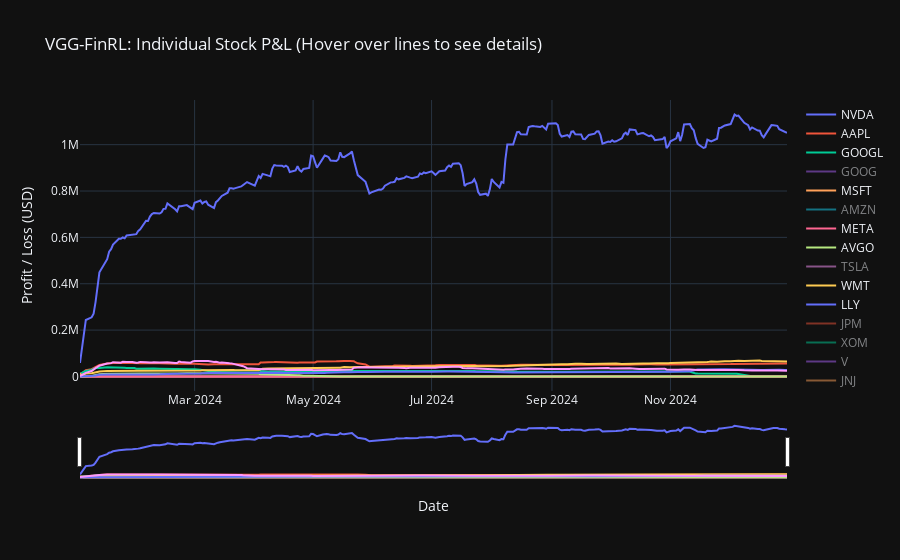

The cell this chart's notebook holds for it:
### Code cell
# ============================================================
# CELL 10 — Interactive Plotly P&L Chart
# ============================================================
final_pnl   = true_pnl_df[TICKERS].iloc[-1]
top_5       = final_pnl.nlargest(5).index.tolist()
bottom_5    = final_pnl.nsmallest(5).index.tolist()
key_tickers = set(top_5 + bottom_5)

fig = go.Figure()

for ticker in TICKERS:
    if ticker not in true_pnl_df.columns:
        continue
    fig.add_trace(go.Scatter(
        x=true_pnl_df['Date'],
        y=true_pnl_df[ticker],
        name=ticker,
        mode='lines',
        visible=True if ticker in key_tickers else 'legendonly',
        hovertemplate=f"<b>{ticker}</b><br>PnL: %{{y:$.2f}}<br>Date: %{{x}}<extra></extra>"
    ))

fig.update_layout(
    title='VGG-FinRL: Individual Stock P&L (Hover over lines to see details)',
    template='plotly_dark',
    hovermode='closest',
    hoverlabel=dict(bgcolor='black', font_size=13),
    xaxis_title='Date',
    yaxis_title='Profit / Loss (USD)',
    legend=dict(groupclick='toggleitem', traceorder='grouped')
)
fig.update_xaxes(rangeslider_visible=True)
#fig.write_html("pnl_chart.html")
#print("Open pnl_chart.html in your browser")
fig.show()

### Figure 1 — Plotly figure (JSON) as saved in the notebook; plotly's stock layout.template omitted (floating-point values rounded to 4 significant figures; data arrays with more than 128 entries replaced by an {"elided": "..."} marker saying what was removed)
{"data": [{"hovertemplate": "<b>NVDA</b><br>PnL: %{y:$.2f}<br>Date: %{x}<extra></extra>", "mode": "lines", "name": "NVDA", "type": "scatter", "visible": true, "x": {"elided": "252 str values"}, "y": {"elided": "252 int values"}}, {"hovertemplate": "<b>AAPL</b><br>PnL: %{y:$.2f}<br>Date: %{x}<extra></extra>", "mode": "lines", "name": "AAPL", "type": "scatter", "visible": true, "x": {"elided": "252 str values"}, "y": {"elided": "252 float values"}}, {"hovertemplate": "<b>GOOGL</b><br>PnL: %{y:$.2f}<br>Date: %{x}<extra></extra>", "mode": "lines", "name": "GOOGL", "type": "scatter", "visible": true, "x": {"elided": "252 str values"}, "y": {"elided": "252 float values"}}, {"hovertemplate": "<b>GOOG</b><br>PnL: %{y:$.2f}<br>Date: %{x}<extra></extra>", "mode": "lines", "name": "GOOG", "type": "scatter", "visible": "legendonly", "x": {"elided": "252 str values"}, "y": {"elided": "252 float values"}}, {"hovertemplate": "<b>MSFT</b><br>PnL: %{y:$.2f}<br>Date: %{x}<extra></extra>", "mode": "lines", "name": "MSFT", "type": "scatter", "visible": true, "x": {"elided": "252 str values"}, "y": {"elided": "252 int values"}}, {"hovertemplate": "<b>AMZN</b><br>PnL: %{y:$.2f}<br>Date: %{x}<extra></extra>", "mode": "lines", "name": "AMZN", "type": "scatter", "visible": "legendonly", "x": {"elided": "252 str values"}, "y": {"elided": "252 float values"}}, {"hovertemplate": "<b>META</b><br>PnL: %{y:$.2f}<br>Date: %{x}<extra></extra>", "mode": "lines", "name": "META", "type": "scatter", "visible": true, "x": {"elided": "252 str values"}, "y": {"elided": "252 int values"}}, {"hovertemplate": "<b>AVGO</b><br>PnL: %{y:$.2f}<br>Date: %{x}<extra></extra>", "mode": "lines", "name": "AVGO", "type": "scatter", "visible": true, "x": {"elided": "252 str values"}, "y": {"elided": "252 float values"}}, {"hovertemplate": "<b>TSLA</b><br>PnL: %{y:$.2f}<br>Date: %{x}<extra></extra>", "mode": "lines", "name": "TSLA", "type": "scatter", "visible": "legendonly", "x": {"elided": "252 str values"}, "y": {"elided": "252 float values"}}, {"hovertemplate": "<b>WMT</b><br>PnL: %{y:$.2f}<br>Date: %{x}<extra></extra>", "mode": "lines", "name": "WMT", "type": "scatter", "visible": true, "x": {"elided": "252 str values"}, "y": {"elided": "252 float values"}}, {"hovertemplate": "<b>LLY</b><br>PnL: %{y:$.2f}<br>Date: %{x}<extra></extra>", "mode": "lines", "name": "LLY", "type": "scatter", "visible": true, "x": {"elided": "252 str values"}, "y": {"elided": "252 float values"}}, {"hovertemplate": "<b>JPM</b><br>PnL: %{y:$.2f}<br>Date: %{x}<extra></extra>", "mode": "lines", "name": "JPM", "type": "scatter", "visible": "legendonly", "x": {"elided": "252 str values"}, "y": {"elided": "252 float values"}}, {"hovertemplate": "<b>XOM</b><br>PnL: %{y:$.2f}<br>Date: %{x}<extra></extra>", "mode": "lines", "name": "XOM", "type": "scatter", "visible": "legendonly", "x": {"elided": "252 str values"}, "y": {"elided": "252 float values"}}, {"hovertemplate": "<b>V</b><br>PnL: %{y:$.2f}<br>Date: %{x}<extra></extra>", "mode": "lines", "name": "V", "type": "scatter", "visible": "legendonly", "x": {"elided": "252 str values"}, "y": {"elided": "252 float values"}}, {"hovertemplate": "<b>JNJ</b><br>PnL: %{y:$.2f}<br>Date: %{x}<extra></extra>", "mode": "lines", "name": "JNJ", "type": "scatter", "visible": "legendonly", "x": {"elided": "252 str values"}, "y": {"elided": "252 int values"}}, {"hovertemplate": "<b>MU</b><br>PnL: %{y:$.2f}<br>Date: %{x}<extra></extra>", "mode": "lines", "name": "MU", "type": "scatter", "visible": "legendonly", "x": {"elided": "252 str values"}, "y": {"elided": "252 float values"}}, {"hovertemplate": "<b>MA</b><br>PnL: %{y:$.2f}<br>Date: %{x}<extra></extra>", "mode": "lines", "name": "MA", "type": "scatter", "visible": "legendonly", "x": {"elided": "252 str values"}, "y": {"elided": "252 int values"}}, {"hovertemplate": "<b>COST</b><br>PnL: %{y:$.2f}<br>Date: %{x}<extra></extra>", "mode": "lines", "name": "COST", "type": "scatter", "visible": "legendonly", "x": {"elided": "252 str values"}, "y": {"elided": "252 float values"}}, {"hovertemplate": "<b>ORCL</b><br>PnL: %{y:$.2f}<br>Date: %{x}<extra></extra>", "mode": "lines", "name": "ORCL", "type": "scatter", "visible": "legendonly", "x": {"elided": "252 str values"}, "y": {"elided": "252 int values"}}, {"hovertemplate": "<b>ABBV</b><br>PnL: %{y:$.2f}<br>Date: %{x}<extra></extra>", "mode": "lines", "name": "ABBV", "type": "scatter", "visible": "legendonly", "x": {"elided": "252 str values"}, "y": {"elided": "252 int values"}}, {"hovertemplate": "<b>BAC</b><br>PnL: %{y:$.2f}<br>Date: %{x}<extra></extra>", "mode": "lines", "name": "BAC", "type": "scatter", "visible": true, "x": {"elided": "252 str values"}, "y": {"elided": "252 float values"}}, {"hovertemplate": "<b>HD</b><br>PnL: %{y:$.2f}<br>Date: %{x}<extra></extra>", "mode": "lines", "name": "HD", "type": "scatter", "visible": "legendonly", "x": {"elided": "252 str values"}, "y": {"elided": "252 float values"}}, {"hovertemplate": "<b>PG</b><br>PnL: %{y:$.2f}<br>Date: %{x}<extra></extra>", "mode": "lines", "name": "PG", "type": "scatter", "visible": "legendonly", "x": {"elided": "252 str values"}, "y": {"elided": "252 float values"}}, {"hovertemplate": "<b>CVX</b><br>PnL: %{y:$.2f}<br>Date: %{x}<extra></extra>", "mode": "lines", "name": "CVX", "type": "scatter", "visible": "legendonly", "x": {"elided": "252 str values"}, "y": {"elided": "252 float values"}}, {"hovertemplate": "<b>GE</b><br>PnL: %{y:$.2f}<br>Date: %{x}<extra></extra>", "mode": "lines", "name": "GE", "type": "scatter", "visible": "legendonly", "x": {"elided": "252 str values"}, "y": {"elided": "252 int values"}}, {"hovertemplate": "<b>CAT</b><br>PnL: %{y:$.2f}<br>Date: %{x}<extra></extra>", "mode": "lines", "name": "CAT", "type": "scatter", "visible": "legendonly", "x": {"elided": "252 str values"}, "y": {"elided": "252 float values"}}, {"hovertemplate": "<b>KO</b><br>PnL: %{y:$.2f}<br>Date: %{x}<extra></extra>", "mode": "lines", "name": "KO", "type": "scatter", "visible": "legendonly", "x": {"elided": "252 str values"}, "y": {"elided": "252 int values"}}, {"hovertemplate": "<b>NFLX</b><br>PnL: %{y:$.2f}<br>Date: %{x}<extra></extra>", "mode": "lines", "name": "NFLX", "type": "scatter", "visible": "legendonly", "x": {"elided": "252 str values"}, "y": {"elided": "252 float values"}}, {"hovertemplate": "<b>AMD</b><br>PnL: %{y:$.2f}<br>Date: %{x}<extra></extra>", "mode": "lines", "name": "AMD", "type": "scatter", "visible": true, "x": {"elided": "252 str values"}, "y": {"elided": "252 float values"}}, {"hovertemplate": "<b>CSCO</b><br>PnL: %{y:$.2f}<br>Date: %{x}<extra></extra>", "mode": "lines", "name": "CSCO", "type": "scatter", "visible": "legendonly", "x": {"elided": "252 str values"}, "y": {"elided": "252 float values"}}], "layout": {"hoverlabel": {"bgcolor": "black", "font": {"size": 13}}, "hovermode": "closest", "legend": {"groupclick": "toggleitem", "traceorder": "grouped"}, "title": {"text": "VGG-FinRL: Individual Stock P&L (Hover over lines to see details)"}, "xaxis": {"rangeslider": {"visible": true}, "title": {"text": "Date"}}, "yaxis": {"title": {"text": "Profit / Loss (USD)"}}}}
